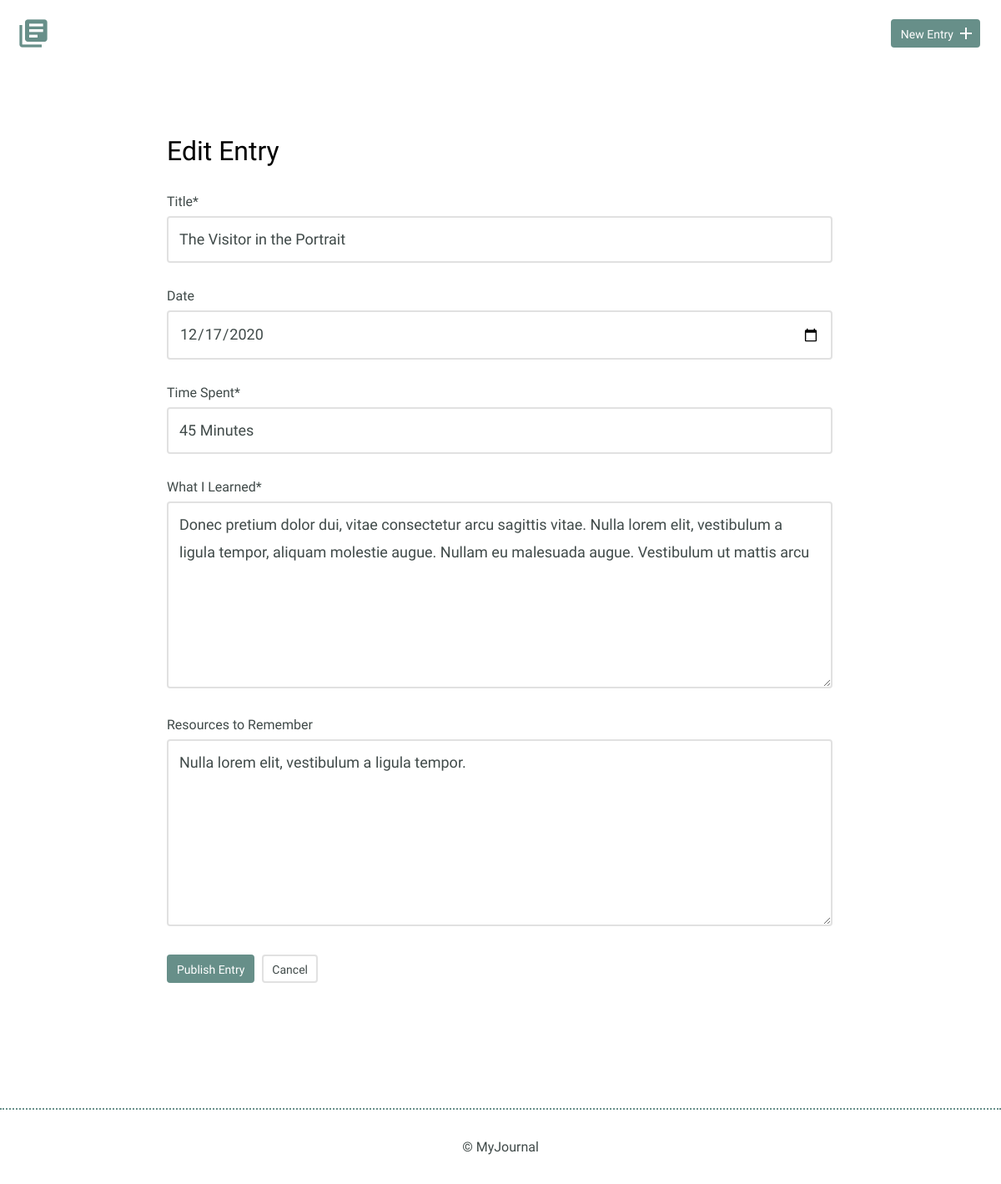
The app's page /edit.php?id=4 with its own data.
### tables this page shows
CREATE TABLE "entries" (
	`id`	INTEGER,
	`title`	TEXT,
	`date`	TEXT,
	`time_spent`	INTEGER,
	`learned`	BLOB,
	`resources`	BLOB,
	PRIMARY KEY(`id`)
);

### inc/functions.php (called while the page is built, shortened)
<?php
function get_entry_single($id)
{
    require 'database.php';
    $sql = 'SELECT title, date, time_spent, learned, resources
            From entries WHERE id = ?';
    try {
        $results = $db->prepare($sql);
        $results->bindValue(1, $id, PDO::PARAM_INT);
        $results->execute();
    } catch (Exception $e) {
        echo $e->getMessage();
        exit;
    }
    return $results->fetch();
}

### edit.php (the view, shortened to what this page needs)
<?php
$pageTitle = 'Edit Journal';
$id = filter_input(INPUT_GET, 'id', FILTER_SANITIZE_NUMBER_INT);
require 'inc/functions.php';
require 'inc/globals.php';
$entry = get_entry_single($id);
$title = $entry['title'];
$date = $entry['date'];
$time = $entry['time_spent'];
$learned = $entry['learned'];
$resources = $entry['resources'];
echo $htmlHeader;
?>
<div class="edit-entry">
    <h2>Edit Entry</h2>
        <form method="post" action="">
            <label for="title"> Title*</label>
            <input id="title" type="text" name="title" value="<?php echo $title; ?>"><br>
            <label for="date">Date</label>
            <input id="date" type="date" name="date" value="<?php echo $date; ?>"><br>
            <label for="time-spent"> Time Spent*</label>
            <input id="time-spent" type="text" name="timeSpent" value="<?php echo $time; ?>"><br>
            <label for="what-i-learned">What I Learned*</label>
            <textarea id="what-i-learned" rows="5" name="whatILearned"><?php echo $learned; ?></textarea>
            <label for="resources-to-remember">Resources to Remember</label>
            <textarea id="resources-to-remember" rows="5" name="ResourcesToRemember"><?php echo $resources; ?></textarea>
            <input type="submit" value="Publish Entry" class="button">
            <a href="#" class="button button-secondary">Cancel</a>
        </form>
</div>
<?php
echo $htmlFooter;
?>

### css/site.css (style rules this page uses)
body { font-size: 16px; color: #404a49; font-family: 'Cousine', serif; font-weight: 400; }
.button { padding: 8px 10px 6px 10px; background: #678f89; border: 2px solid #678f89; border-radius: 4px; text-decoration: none; color: #FFF; position: relative; text-align: center; font-size: 14px; }
.button.button-secondary { background: #FFF; border: 2px solid #e1e1e1; color: #404a49; }
h1, h2, h3 { margin: 0; font-weight: 400; line-height: 1em; color: #000; }
h2 { font-size: 32px; }
.entry-list, .edit-entry, .new-entry { max-width: 800px; margin: 0 auto; padding: 70px 0 150px 0; }
.edit-entry h2, .new-entry h2 { margin-bottom: 35px; }
form label { display: block; margin-bottom: 8px; }
form input[type=text], form input[type=password], form input[type=date], form textarea { border: 2px solid #e1e1e1; font-size: 18px; line-height: 1.8em; padding:10px 13px; margin-bottom: 30px; border-radius: 4px; width: calc(100% - 32px); }
.edit-entry form textarea, .new-entry form textarea { min-height: 200px; }
input[type=submit] { margin-right: 5px; }

### records on screen
entries: title "The Visitor in the Portrait", date "12/17/2020", timeSpent "45 Minutes", whatILearned "Donec pretium dolor dui, vitae consectetur arcu sagittis vitae. Nulla lorem elit, vestibulum a ligula tempor, aliquam molestie augue. Nullam eu malesuada augue. Vestibulum ut mattis arcu", ResourcesToRemember "Nulla lorem elit, vestibulum a ligula tempor."
